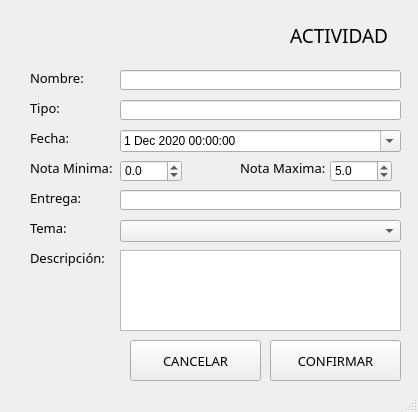
<?xml version="1.0" encoding="UTF-8"?>
<ui version="4.0">
 <class>DatosActividad</class>
 <widget class="QMainWindow" name="DatosActividad">
  <property name="geometry">
   <rect>
    <x>0</x>
    <y>0</y>
    <width>418</width>
    <height>412</height>
   </rect>
  </property>
  <property name="windowTitle">
   <string>Insertar Actividad</string>
  </property>
  <widget class="QWidget" name="centralwidget">
   <widget class="QLabel" name="label">
    <property name="geometry">
     <rect>
      <x>30</x>
      <y>70</y>
      <width>61</width>
      <height>16</height>
     </rect>
    </property>
    <property name="font">
     <font>
      <family>Arial Rounded MT Bold</family>
      <pointsize>10</pointsize>
     </font>
    </property>
    <property name="text">
     <string>Nombre: </string>
    </property>
   </widget>
   <widget class="QLabel" name="label_2">
    <property name="geometry">
     <rect>
      <x>30</x>
      <y>100</y>
      <width>61</width>
      <height>16</height>
     </rect>
    </property>
    <property name="font">
     <font>
      <family>Arial Rounded MT Bold</family>
      <pointsize>10</pointsize>
     </font>
    </property>
    <property name="text">
     <string>Tipo:</string>
    </property>
   </widget>
   <widget class="QLabel" name="label_3">
    <property name="geometry">
     <rect>
      <x>30</x>
      <y>130</y>
      <width>61</width>
      <height>16</height>
     </rect>
    </property>
    <property name="font">
     <font>
      <family>Arial Rounded MT Bold</family>
      <pointsize>10</pointsize>
     </font>
    </property>
    <property name="text">
     <string>Fecha:</string>
    </property>
   </widget>
   <widget class="QLabel" name="label_4">
    <property name="geometry">
     <rect>
      <x>240</x>
      <y>160</y>
      <width>91</width>
      <height>16</height>
     </rect>
    </property>
    <property name="font">
     <font>
      <family>Arial Rounded MT Bold</family>
      <pointsize>10</pointsize>
     </font>
    </property>
    <property name="text">
     <string>Nota Maxima:</string>
    </property>
   </widget>
   <widget class="QLabel" name="label_5">
    <property name="geometry">
     <rect>
      <x>30</x>
      <y>160</y>
      <width>91</width>
      <height>16</height>
     </rect>
    </property>
    <property name="font">
     <font>
      <family>Arial Rounded MT Bold</family>
      <pointsize>10</pointsize>
     </font>
    </property>
    <property name="text">
     <string>Nota Minima:</string>
    </property>
   </widget>
   <widget class="QLabel" name="label_6">
    <property name="geometry">
     <rect>
      <x>30</x>
      <y>190</y>
      <width>61</width>
      <height>16</height>
     </rect>
    </property>
    <property name="font">
     <font>
      <family>Arial Rounded MT Bold</family>
      <pointsize>10</pointsize>
     </font>
    </property>
    <property name="text">
     <string>Entrega:</string>
    </property>
   </widget>
   <widget class="QLabel" name="label_7">
    <property name="geometry">
     <rect>
      <x>30</x>
      <y>220</y>
      <width>61</width>
      <height>16</height>
     </rect>
    </property>
    <property name="font">
     <font>
      <family>Arial Rounded MT Bold</family>
      <pointsize>10</pointsize>
     </font>
    </property>
    <property name="text">
     <string>Tema:</string>
    </property>
   </widget>
   <widget class="QLabel" name="label_8">
    <property name="geometry">
     <rect>
      <x>30</x>
      <y>250</y>
      <width>91</width>
      <height>16</height>
     </rect>
    </property>
    <property name="font">
     <font>
      <family>Arial Rounded MT Bold</family>
      <pointsize>10</pointsize>
     </font>
    </property>
    <property name="text">
     <string>Descripción:</string>
    </property>
   </widget>
   <widget class="QLineEdit" name="entrega">
    <property name="geometry">
     <rect>
      <x>120</x>
      <y>190</y>
      <width>281</width>
      <height>20</height>
     </rect>
    </property>
   </widget>
   <widget class="QLineEdit" name="tipo">
    <property name="geometry">
     <rect>
      <x>120</x>
      <y>100</y>
      <width>281</width>
      <height>20</height>
     </rect>
    </property>
   </widget>
   <widget class="QLineEdit" name="nombre">
    <property name="geometry">
     <rect>
      <x>120</x>
      <y>70</y>
      <width>281</width>
      <height>20</height>
     </rect>
    </property>
   </widget>
   <widget class="QLabel" name="label_9">
    <property name="geometry">
     <rect>
      <x>290</x>
      <y>20</y>
      <width>111</width>
      <height>31</height>
     </rect>
    </property>
    <property name="font">
     <font>
      <family>Arial Rounded MT Bold</family>
      <pointsize>14</pointsize>
     </font>
    </property>
    <property name="text">
     <string>ACTIVIDAD</string>
    </property>
   </widget>
   <widget class="QDateTimeEdit" name="fecha">
    <property name="geometry">
     <rect>
      <x>120</x>
      <y>130</y>
      <width>281</width>
      <height>22</height>
     </rect>
    </property>
    <property name="dateTime">
     <datetime>
      <hour>0</hour>
      <minute>0</minute>
      <second>0</second>
      <year>2020</year>
      <month>12</month>
      <day>1</day>
     </datetime>
    </property>
    <property name="calendarPopup">
     <bool>true</bool>
    </property>
   </widget>
   <widget class="QDoubleSpinBox" name="notaMin">
    <property name="geometry">
     <rect>
      <x>120</x>
      <y>160</y>
      <width>62</width>
      <height>22</height>
     </rect>
    </property>
    <property name="wrapping">
     <bool>true</bool>
    </property>
    <property name="decimals">
     <number>1</number>
    </property>
    <property name="maximum">
     <double>5.000000000000000</double>
    </property>
   </widget>
   <widget class="QDoubleSpinBox" name="notaMax">
    <property name="geometry">
     <rect>
      <x>330</x>
      <y>160</y>
      <width>62</width>
      <height>22</height>
     </rect>
    </property>
    <property name="wrapping">
     <bool>true</bool>
    </property>
    <property name="decimals">
     <number>1</number>
    </property>
    <property name="maximum">
     <double>5.000000000000000</double>
    </property>
    <property name="value">
     <double>5.000000000000000</double>
    </property>
   </widget>
   <widget class="QComboBox" name="tema">
    <property name="geometry">
     <rect>
      <x>120</x>
      <y>220</y>
      <width>281</width>
      <height>22</height>
     </rect>
    </property>
   </widget>
   <widget class="QTextEdit" name="descripcion">
    <property name="geometry">
     <rect>
      <x>120</x>
      <y>250</y>
      <width>281</width>
      <height>81</height>
     </rect>
    </property>
   </widget>
   <widget class="QPushButton" name="cancelar">
    <property name="geometry">
     <rect>
      <x>130</x>
      <y>340</y>
      <width>131</width>
      <height>41</height>
     </rect>
    </property>
    <property name="font">
     <font>
      <family>Arial Rounded MT Bold</family>
      <pointsize>10</pointsize>
      <weight>50</weight>
      <bold>false</bold>
     </font>
    </property>
    <property name="text">
     <string>CANCELAR</string>
    </property>
    <property name="checkable">
     <bool>false</bool>
    </property>
    <property name="autoDefault">
     <bool>false</bool>
    </property>
    <property name="default">
     <bool>false</bool>
    </property>
    <property name="flat">
     <bool>false</bool>
    </property>
   </widget>
   <widget class="QPushButton" name="confirmar">
    <property name="geometry">
     <rect>
      <x>270</x>
      <y>340</y>
      <width>131</width>
      <height>41</height>
     </rect>
    </property>
    <property name="font">
     <font>
      <family>Arial Rounded MT Bold</family>
      <pointsize>10</pointsize>
      <weight>50</weight>
      <bold>false</bold>
     </font>
    </property>
    <property name="text">
     <string>CONFIRMAR</string>
    </property>
    <property name="checkable">
     <bool>false</bool>
    </property>
    <property name="autoDefault">
     <bool>false</bool>
    </property>
    <property name="default">
     <bool>false</bool>
    </property>
    <property name="flat">
     <bool>false</bool>
    </property>
   </widget>
  </widget>
  <widget class="QStatusBar" name="statusbar"/>
 </widget>
 <resources/>
 <connections/>
</ui>
